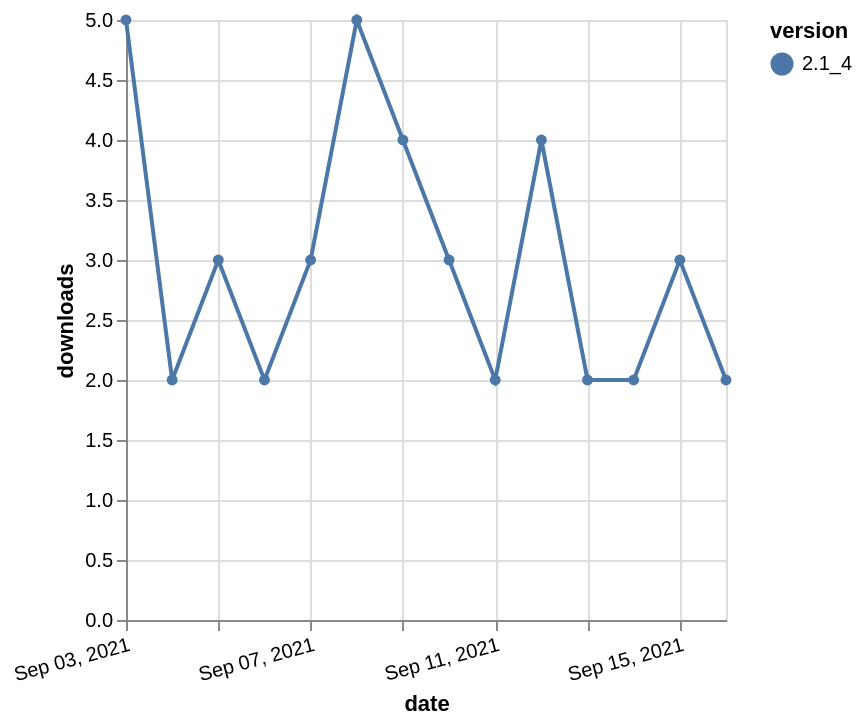

Describe this chart as a Vega-Lite specification.
### Vega-Lite specification from a JSON file in a GitHub repository (floating-point values rounded to 4 significant figures)
{"$schema": "https://vega.github.io/schema/vega-lite/v5.json", "description": "A simple bar chart with embedded data.", "data": {"values": [{"date": "2021-09-03", "total": 8090, "delta": 5, "version": "2.1_4"}, {"date": "2021-09-04", "total": 8092, "delta": 2, "version": "2.1_4"}, {"date": "2021-09-05", "total": 8095, "delta": 3, "version": "2.1_4"}, {"date": "2021-09-06", "total": 8097, "delta": 2, "version": "2.1_4"}, {"date": "2021-09-07", "total": 8100, "delta": 3, "version": "2.1_4"}, {"date": "2021-09-08", "total": 8105, "delta": 5, "version": "2.1_4"}, {"date": "2021-09-09", "total": 8109, "delta": 4, "version": "2.1_4"}, {"date": "2021-09-10", "total": 8112, "delta": 3, "version": "2.1_4"}, {"date": "2021-09-11", "total": 8114, "delta": 2, "version": "2.1_4"}, {"date": "2021-09-12", "total": 8118, "delta": 4, "version": "2.1_4"}, {"date": "2021-09-13", "total": 8120, "delta": 2, "version": "2.1_4"}, {"date": "2021-09-14", "total": 8122, "delta": 2, "version": "2.1_4"}, {"date": "2021-09-15", "total": 8125, "delta": 3, "version": "2.1_4"}, {"date": "2021-09-16", "total": 8127, "delta": 2, "version": "2.1_4"}]}, "width": "container", "mark": {"type": "line", "point": {"filled": true}}, "encoding": {"x": {"field": "date", "type": "temporal", "timeUnit": "yearmonthdate", "title": "date", "axis": {"labelAngle": -15}}, "y": {"field": "delta", "type": "quantitative", "title": "downloads"}, "color": {"field": "version", "type": "nominal"}, "tooltip": {"field": "delta"}}}
